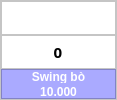
            <widget class="QFrame" name="itemFrame_10">
             <property name="maximumSize">
              <size>
               <width>117</width>
               <height>150</height>
              </size>
             </property>
             <property name="styleSheet">
              <string notr="true">background-color: rgb(255, 255, 255);</string>
             </property>
             <property name="frameShape">
              <enum>QFrame::StyledPanel</enum>
             </property>
             <property name="frameShadow">
              <enum>QFrame::Raised</enum>
             </property>
             <layout class="QVBoxLayout" name="verticalLayout_26">
              <property name="spacing">
               <number>0</number>
              </property>
              <property name="leftMargin">
               <number>0</number>
              </property>
              <property name="topMargin">
               <number>0</number>
              </property>
              <property name="rightMargin">
               <number>0</number>
              </property>
              <property name="bottomMargin">
               <number>0</number>
              </property>
              <item>
               <widget class="QFrame" name="frame_35">
                <property name="frameShape">
                 <enum>QFrame::StyledPanel</enum>
                </property>
                <property name="frameShadow">
                 <enum>QFrame::Raised</enum>
                </property>
                <layout class="QHBoxLayout" name="horizontalLayout_21">
                 <property name="spacing">
                  <number>0</number>
                 </property>
                 <property name="leftMargin">
                  <number>0</number>
                 </property>
                 <property name="topMargin">
                  <number>0</number>
                 </property>
                 <property name="rightMargin">
                  <number>0</number>
                 </property>
                 <property name="bottomMargin">
                  <number>0</number>
                 </property>
                 <item>
                  <widget class="QPushButton" name="selectBtn1_10">
                   <property name="maximumSize">
                    <size>
                     <width>153</width>
                     <height>153</height>
                    </size>
                   </property>
                   <property name="text">
                    <string/>
                   </property>
                   <property name="icon">
                    <iconset>
                     <normaloff>img/f8c4bda55fe5ffecb61c0aca4081446c.jpg</normaloff>img/f8c4bda55fe5ffecb61c0aca4081446c.jpg</iconset>
                   </property>
                   <property name="iconSize">
                    <size>
                     <width>60</width>
                     <height>60</height>
                    </size>
                   </property>
                   <property name="flat">
                    <bool>true</bool>
                   </property>
                  </widget>
                 </item>
                </layout>
               </widget>
              </item>
              <item>
               <widget class="QFrame" name="adjustFrame10">
                <property name="maximumSize">
                 <size>
                  <width>16777215</width>
                  <height>35</height>
                 </size>
                </property>
                <property name="frameShape">
                 <enum>QFrame::StyledPanel</enum>
                </property>
                <property name="frameShadow">
                 <enum>QFrame::Raised</enum>
                </property>
                <layout class="QHBoxLayout" name="horizontalLayout_20">
                 <property name="spacing">
                  <number>0</number>
                 </property>
                 <property name="leftMargin">
                  <number>0</number>
                 </property>
                 <property name="topMargin">
                  <number>0</number>
                 </property>
                 <property name="rightMargin">
                  <number>0</number>
                 </property>
                 <property name="bottomMargin">
                  <number>0</number>
                 </property>
                 <item>
                  <widget class="QPushButton" name="addItem1_10">
                   <property name="maximumSize">
                    <size>
                     <width>20</width>
                     <height>20</height>
                    </size>
                   </property>
                   <property name="text">
                    <string/>
                   </property>
                   <property name="icon">
                    <iconset>
                     <normaloff>img/add.png</normaloff>img/add.png</iconset>
                   </property>
                   <property name="flat">
                    <bool>true</bool>
                   </property>
                  </widget>
                 </item>
                 <item>
                  <widget class="QLabel" name="countItem1_10">
                   <property name="maximumSize">
                    <size>
                     <width>20</width>
                     <height>20</height>
                    </size>
                   </property>
                   <property name="font">
                    <font>
                     <family>MS Gothic</family>
                     <pointsize>11</pointsize>
                     <weight>75</weight>
                     <bold>true</bold>
                    </font>
                   </property>
                   <property name="text">
                    <string>0</string>
                   </property>
                   <property name="alignment">
                    <set>Qt::AlignCenter</set>
                   </property>
                  </widget>
                 </item>
                 <item>
                  <widget class="QPushButton" name="minusItem1_10">
                   <property name="maximumSize">
                    <size>
                     <width>20</width>
                     <height>20</height>
                    </size>
                   </property>
                   <property name="text">
                    <string/>
                   </property>
                   <property name="icon">
                    <iconset>
                     <normaloff>img/minus-button.png</normaloff>img/minus-button.png</iconset>
                   </property>
                   <property name="flat">
                    <bool>true</bool>
                   </property>
                  </widget>
                 </item>
                </layout>
               </widget>
              </item>
              <item>
               <widget class="QFrame" name="frame_33">
                <property name="maximumSize">
                 <size>
                  <width>16777215</width>
                  <height>30</height>
                 </size>
                </property>
                <property name="styleSheet">
                 <string notr="true">color: rgb(255, 255, 255);
background-color: rgb(170, 170, 255);</string>
                </property>
                <property name="frameShape">
                 <enum>QFrame::StyledPanel</enum>
                </property>
                <property name="frameShadow">
                 <enum>QFrame::Raised</enum>
                </property>
                <layout class="QVBoxLayout" name="verticalLayout_15">
                 <property name="spacing">
                  <number>2</number>
                 </property>
                 <property name="leftMargin">
                  <number>0</number>
                 </property>
                 <property name="topMargin">
                  <number>0</number>
                 </property>
                 <property name="rightMargin">
                  <number>0</number>
                 </property>
                 <property name="bottomMargin">
                  <number>0</number>
                 </property>
                 <item>
                  <widget class="QLabel" name="nameItem_10">
                   <property name="font">
                    <font>
                     <family>Segoe UI</family>
                     <weight>75</weight>
                     <bold>true</bold>
                    </font>
                   </property>
                   <property name="text">
                    <string>Swing bò</string>
                   </property>
                   <property name="alignment">
                    <set>Qt::AlignCenter</set>
                   </property>
                  </widget>
                 </item>
                 <item>
                  <widget class="QLabel" name="costItem_10">
                   <property name="font">
                    <font>
                     <family>Segoe UI</family>
                     <weight>75</weight>
                     <bold>true</bold>
                    </font>
                   </property>
                   <property name="text">
                    <string>10.000</string>
                   </property>
                   <property name="alignment">
                    <set>Qt::AlignCenter</set>
                   </property>
                  </widget>
                 </item>
                </layout>
               </widget>
              </item>
             </layout>
            </widget>
